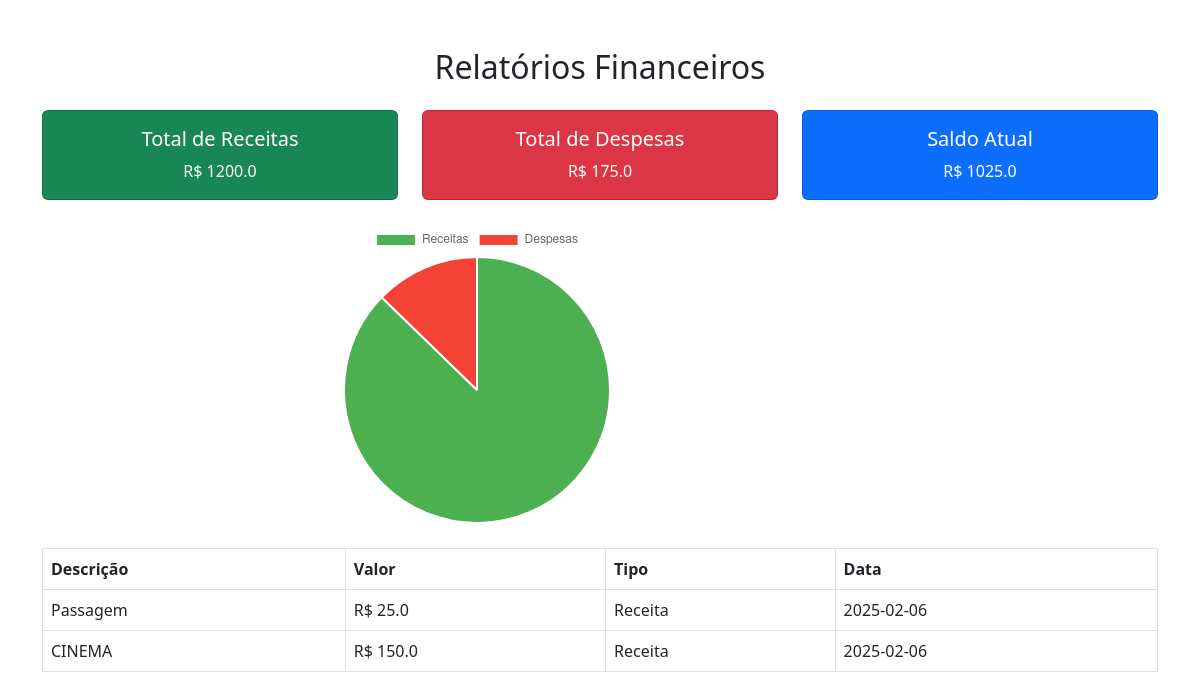
/relatorios (signed in), run on the app's committed database.
### models/expense.py (models this page shows)
class Expense(db.Model):
    __tablename__ = 'expenses'
    id = db.Column(db.Integer, primary_key=True)
    amount = db.Column(db.Float, nullable=False)
    description = db.Column(db.String(255), nullable=True)
    date = db.Column(db.Date, nullable=False)
    user_id = db.Column(db.Integer, db.ForeignKey('users.id'), nullable=False)
    user = db.relationship('User', back_populates='expenses')

### app.py (the view)
@app.route('/relatorios')
@login_required
def relatorios():
    user_id = current_user.id
    expenses = Expense.query.filter_by(user_id=user_id).all()
    incomes = Income.query.filter_by(user_id=user_id).all()
    total_income = sum(income.amount for income in incomes)  # Soma todas as receitas
    total_expense = sum(expense.amount for expense in expenses)  # Soma todas as despesas
    balance = total_income - total_expense
    return render_template('relatorios.html',
                           expenses = expenses,
                           incomes = incomes,
                           total_income=total_income,
                           total_expense=total_expense,
                           balance=balance)

### app.py (called while the page is built)
@login_manager.user_loader
def load_user(user_id):
    return db.session.get(User, int(user_id))

@app.before_request
def create_tables():
    db.create_all()

### templates/relatorios.html (shortened to what this page needs)
{% extends 'base.html' %}
{% block content %}
<div class="container mt-5">
    <h2 class="text-center mb-4">Relatórios Financeiros</h2>
    <div class="row mb-4">
        <div class="col-md-4">
            <div class="card text-white bg-success">
                <div class="card-body text-center">
                    <h5 class="card-title">Total de Receitas</h5>
                    <p class="card-text">R$ {{ total_income }}</p>
                </div>
            </div>
        </div>
        <div class="col-md-4">
            <div class="card text-white bg-danger">
                <div class="card-body text-center">
                    <h5 class="card-title">Total de Despesas</h5>
                    <p class="card-text">R$ {{ total_expense }}</p>
                </div>
            </div>
        </div>
        <div class="col-md-4">
            <div class="card text-white bg-primary">
                <div class="card-body text-center">
                    <h5 class="card-title">Saldo Atual</h5>
                    <p class="card-text">R$ {{ balance }}</p>
                </div>
            </div>
        </div>
    </div>
    <div class="row mb-4 justify-content-center">
        <div class="col-md-6">
            <div class="chart-container">
                <canvas id="pieChart"></canvas>
            </div>
        </div>
    </div>
    <div class="table-responsive">
        <table class="table table-bordered">
            <thead>
                <tr>
                    <th>Descrição</th>
                    <th>Valor</th>
                    <th>Tipo</th>
                    <th>Data</th>
                </tr>
            </thead>
            <tbody>
                {% for expense in expenses %}
                <tr>
                    <td>{{ expense.description }}</td>
                    <td>R$ {{ expense.amount }}</td>
                    <td>{{'Despesa' if expense.type == 'expense' else 'Receita' }}</td>
                    <td>{{ expense.date }}</td>
                </tr>
                {% endfor %}
            </tbody>
        </table>
    </div>
</div>
<script>
    var ctx = document.getElementById('pieChart').getContext('2d');
    var myChart = new Chart(ctx, {
        type: 'pie',
        data: {
            labels: ['Receitas', 'Despesas'],
            datasets: [{
                data: [{{ total_income }}, {{ total_expense }}],
                backgroundColor: ['#4CAF50', '#F44336']
            }]
        },
        options: {
            responsive: false,  // Evita redimensionamento automático
            maintainAspectRatio: false  // Permite melhor controle do tamanho
        }
    });
</script>
{% endblock %}

### templates/base.html (shortened to what this page needs)
<!DOCTYPE html>
<html lang="pt-br">
<head>
    <link href="https://cdn.jsdelivr.net/npm/bootstrap@5.3.0/dist/css/bootstrap.min.css" rel="stylesheet">
</head>
<body>
    <div class="content">
        {% block content %}{% endblock %}
    </div>
</body>
</html>

### templates/relatorios.html (style rules this page uses)
.chart-container { width: 100%; height: 300px; margin: auto; }

### data on the page
Expense: description "Passagem", amount "25.0", type "Receita", date "2025-02-06"
Expense: description "CINEMA", amount "150.0", type "Receita", date "2025-02-06"

### other printed values
{{ total_income }} "1200.0"
{{ total_expense }} "175.0"
{{ balance }} "1025.0"
chart data {{ total_income }} 1200.0
chart data {{ total_expense }} 175.0
